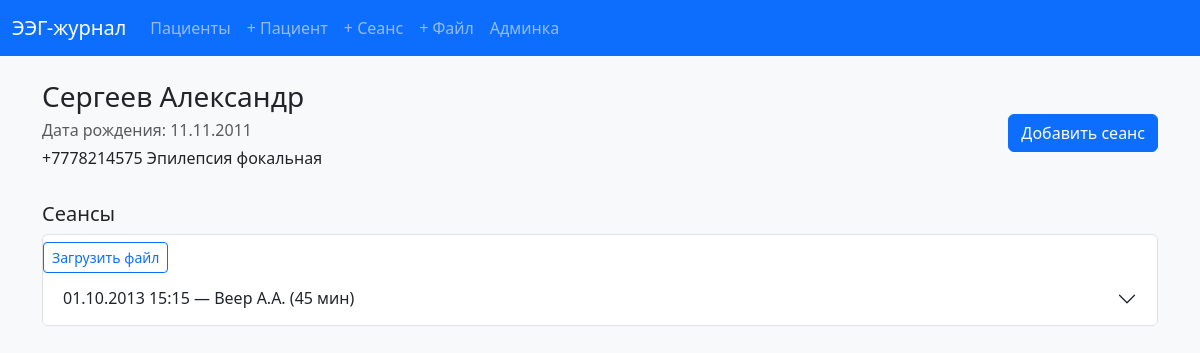
The app's page /patients/6/ with its own data.
### records/models.py (models this page shows, shortened)
class Patient(models.Model):
    full_name = models.CharField("ФИО", max_length=255)
    birth_date = models.DateField("Дата рождения")
    contact_info = models.TextField("Контакты/примечания", blank=True)
    class Meta:
        ordering = ["full_name"]
        verbose_name = "Пациент"
        verbose_name_plural = "Пациенты"

class EEGSession(models.Model):
    patient = models.ForeignKey(Patient, on_delete=models.CASCADE, related_name="sessions")
    start_datetime = models.DateTimeField("Дата и время проведения")
    duration_minutes = models.PositiveIntegerField("Длительность, мин", default=30)
    technician = models.CharField("Оператор/врач", max_length=150)
    conclusion = models.TextField("Заключение", blank=True)
    class Meta:
        ordering = ["-start_datetime"]
        verbose_name = "Сеанс ЭЭГ"
        verbose_name_plural = "Сеансы ЭЭГ"

### records/views.py (the view)
# urls.py: path("patients/<int:pk>/", views.patient_detail, name="patient_detail"),
def patient_detail(request, pk: int):
    patient = get_object_or_404(Patient, pk=pk)
    related_mgr = getattr(patient, "sessions", None)
    if related_mgr is None:
        qs = EEGSession.objects.filter(patient=patient).prefetch_related("files")
    else:
        qs = related_mgr.prefetch_related("files").all()
    sessions = cast(QuerySet["EEGSession"], qs)
    return render(
        request,
        "records/patient_detail.html",
        {"patient": patient, "sessions": sessions},
    )

### records/templates/records/patient_detail.html (shortened to what this page needs)
{% extends 'records/base.html' %}
{% block content %}
<div class="d-flex justify-content-between align-items-center mb-3">
  <div>
    <h3 class="mb-1">{{ patient.full_name }}</h3>
    <p class="mb-0 text-muted">Дата рождения: {{ patient.birth_date|date:"d.m.Y" }}</p>
    {% if patient.contact_info %}<p class="mt-1">{{ patient.contact_info }}</p>{% endif %}
  </div>
  <a class="btn btn-primary" href="{% url 'create_session' %}?patient={{ patient.pk }}">
  Добавить сеанс
</a>
</div>
<h5>Сеансы</h5>
<div class="accordion" id="sessionsAccordion">
  {% for session in sessions %}
  <div class="accordion-item">
    <h2 class="accordion-header" id="heading{{ session.id }}">
      <a class="btn btn-sm btn-outline-primary"
   href="{% url 'upload_file' %}?session={{ session.id }}">
  Загрузить файл
</a>
      <button class="accordion-button collapsed" type="button" data-bs-toggle="collapse" data-bs-target="#collapse{{ session.id }}">
        {{ session.start_datetime|date:"d.m.Y H:i" }} — {{ session.technician }} ({{ session.duration_minutes }} мин)
      </button>
    </h2>
  </div>
  {% empty %}
  <p class="text-muted">Сеансов пока нет.</p>
  {% endfor %}
</div>
{% endblock %}

### records on screen
Patient: full_name "Сергеев Александр", birth_date "11.11.2011", contact_info "+7778214575 Эпилепсия фокальная"
EEGSession: start_datetime "01.10.2013 15:15", technician "Веер А.А.", duration_minutes "45"
